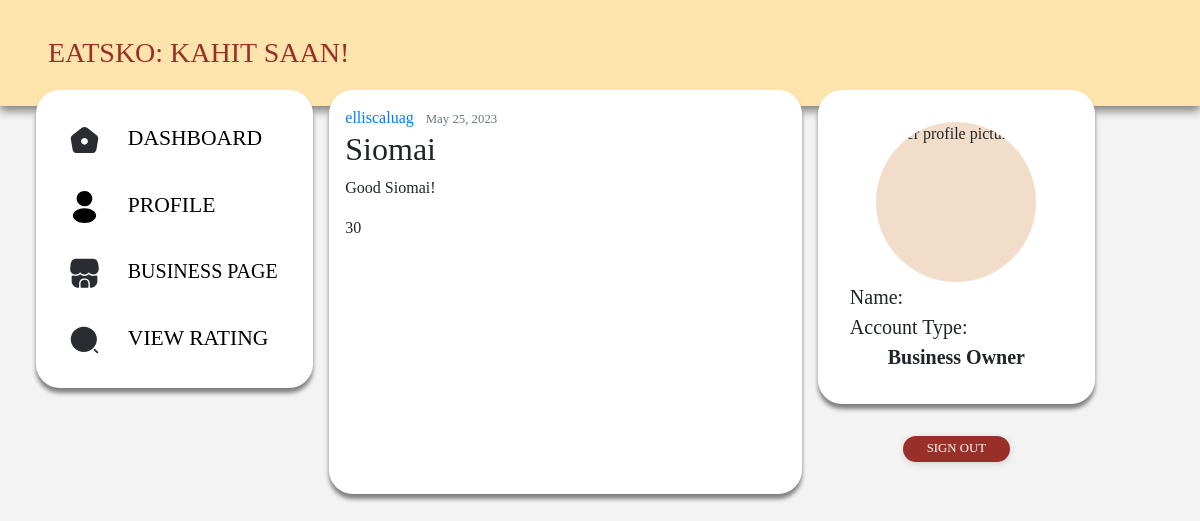
Screenshot of /business/menu/1/ with the database file from the repository.
### userdashboard/models.py (models this page shows, shortened)
class Menu(models.Model):
    title = models.CharField(max_length=100)
    eatery = models.ForeignKey(Eatery, on_delete=models.CASCADE, null=True, related_name='menuitems')
    content = models.TextField()
    price = models.IntegerField(null=True, blank=True)
    date_posted = models.DateTimeField(default=timezone.now)
    author = models.ForeignKey(User, on_delete=models.CASCADE)

### businessdashboard/views.py (the view)
# urls.py: path('menu/<int:pk>/', MenuDetailView.as_view(), name='menu-detail'),
class MenuDetailView(DetailView):
    model = Menu
    template_name = 'businessdashboard/menu_detail.html'
    context_object_name = 'menu'

### businessdashboard/templates/businessdashboard/menu_detail.html (shortened to what this page needs)
{% extends "businessdashboard/base.html" %}
{% block content %}
  <article class="media content-section">
    <div class="media-body">
      <div class="article-metadata">
        <a class="mr-2" href="#">{{ object.author }}</a>
        <small class="text-muted">{{ object.date_posted|date:"F d, Y" }}</small>
      </div>
      <h2 class="article-title">{{ object.title }}</h2>
      <p class="article-content">{{ object.content }}</p>
      <p class="article-price">{{ object.price }}</p>
    </div>
  </article>
{% endblock content %}

### businessdashboard/static/cssbusiness/main.css (style rules this page uses)
:root { --primary-color: #982f28; --secondary-color: #fde4ac; --tertiary-color: #f2dcca; --icon-color: #d58b4f; --bg-color: #F3F3F3; }
* { font-family: Montserrat; }
body { background: var(--bg-color); height: 100%; }
html { height: 100%; }

### rows the page displays
Menu: author "elliscaluag", date_posted "May 25, 2023", title "Siomai", content "Good Siomai!", price "30"
